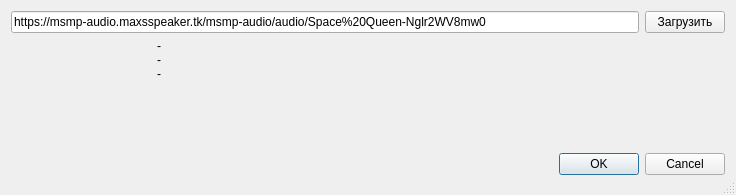
<?xml version="1.0" encoding="UTF-8"?>
<ui version="4.0">
 <class>Dialog</class>
 <widget class="QDialog" name="Dialog">
  <property name="windowModality">
   <enum>Qt::ApplicationModal</enum>
  </property>
  <property name="geometry">
   <rect>
    <x>0</x>
    <y>0</y>
    <width>736</width>
    <height>194</height>
   </rect>
  </property>
  <property name="maximumSize">
   <size>
    <width>1000</width>
    <height>194</height>
   </size>
  </property>
  <property name="sizeIncrement">
   <size>
    <width>0</width>
    <height>0</height>
   </size>
  </property>
  <property name="windowTitle">
   <string>Добавить Трек</string>
  </property>
  <property name="windowIcon">
   <iconset>
    <normaloff>icon.png</normaloff>icon.png</iconset>
  </property>
  <property name="locale">
   <locale language="Russian" country="Belarus"/>
  </property>
  <property name="sizeGripEnabled">
   <bool>true</bool>
  </property>
  <property name="modal">
   <bool>true</bool>
  </property>
  <layout class="QVBoxLayout" name="verticalLayout_3">
   <item>
    <layout class="QHBoxLayout" name="horizontalLayout_4">
     <item>
      <widget class="QLineEdit" name="UrlText">
       <property name="text">
        <string>https://msmp-audio.maxsspeaker.tk/msmp-audio/audio/Space%20Queen-Nglr2WV8mw0</string>
       </property>
      </widget>
     </item>
     <item>
      <widget class="QPushButton" name="LoadTrek">
       <property name="text">
        <string>Загрузить</string>
       </property>
      </widget>
     </item>
    </layout>
   </item>
   <item>
    <widget class="QFrame" name="MainBoxDialog">
     <property name="maximumSize">
      <size>
       <width>16777215</width>
       <height>145</height>
      </size>
     </property>
     <layout class="QHBoxLayout" name="horizontalLayout">
      <property name="spacing">
       <number>0</number>
      </property>
      <property name="leftMargin">
       <number>0</number>
      </property>
      <property name="topMargin">
       <number>0</number>
      </property>
      <property name="rightMargin">
       <number>0</number>
      </property>
      <item>
       <layout class="QVBoxLayout" name="verticalLayout_2">
        <property name="rightMargin">
         <number>0</number>
        </property>
        <item>
         <widget class="QLabel" name="AlbumImg">
          <property name="minimumSize">
           <size>
            <width>140</width>
            <height>140</height>
           </size>
          </property>
          <property name="maximumSize">
           <size>
            <width>140</width>
            <height>140</height>
           </size>
          </property>
          <property name="text">
           <string/>
          </property>
          <property name="pixmap">
           <pixmap>img/Missing_Texture2.png</pixmap>
          </property>
          <property name="alignment">
           <set>Qt::AlignCenter</set>
          </property>
         </widget>
        </item>
       </layout>
      </item>
      <item>
       <layout class="QVBoxLayout" name="verticalLayout">
        <property name="leftMargin">
         <number>6</number>
        </property>
        <item>
         <widget class="QLabel" name="NameTrek">
          <property name="text">
           <string>-</string>
          </property>
         </widget>
        </item>
        <item>
         <widget class="QLabel" name="NameUploader">
          <property name="text">
           <string>-</string>
          </property>
         </widget>
        </item>
        <item>
         <widget class="QLabel" name="NameAlbum">
          <property name="text">
           <string>-</string>
          </property>
         </widget>
        </item>
        <item>
         <spacer name="verticalSpacer">
          <property name="orientation">
           <enum>Qt::Vertical</enum>
          </property>
          <property name="sizeType">
           <enum>QSizePolicy::Expanding</enum>
          </property>
          <property name="sizeHint" stdset="0">
           <size>
            <width>20</width>
            <height>40</height>
           </size>
          </property>
         </spacer>
        </item>
        <item>
         <layout class="QHBoxLayout" name="horizontalLayout_3">
          <item>
           <spacer name="horizontalSpacer">
            <property name="orientation">
             <enum>Qt::Horizontal</enum>
            </property>
            <property name="sizeHint" stdset="0">
             <size>
              <width>40</width>
              <height>20</height>
             </size>
            </property>
           </spacer>
          </item>
          <item>
           <widget class="QDialogButtonBox" name="buttonBox">
            <property name="standardButtons">
             <set>QDialogButtonBox::Cancel|QDialogButtonBox::Ok</set>
            </property>
           </widget>
          </item>
         </layout>
        </item>
       </layout>
      </item>
     </layout>
    </widget>
   </item>
  </layout>
 </widget>
 <resources/>
 <connections/>
</ui>
